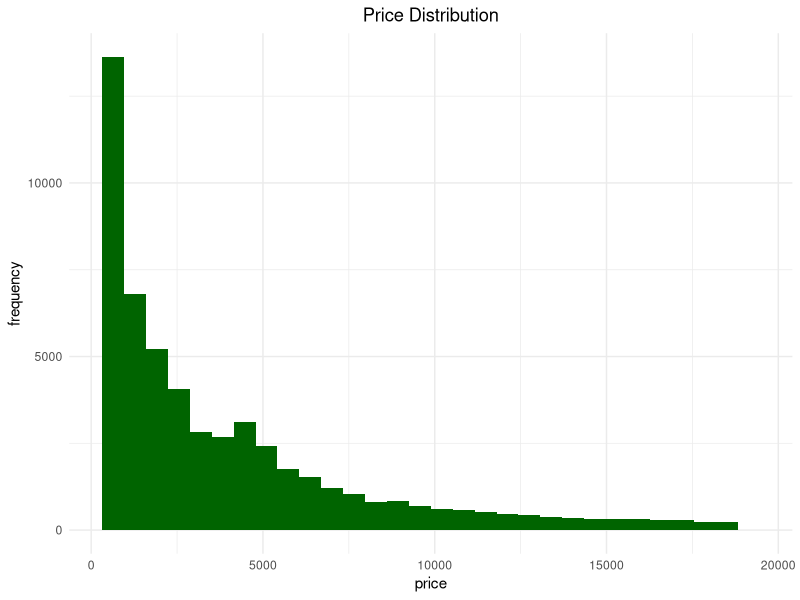
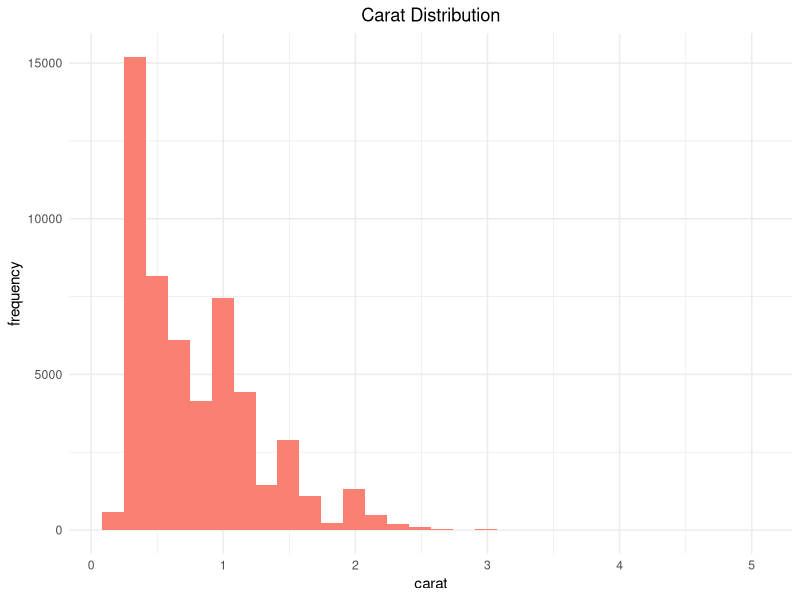
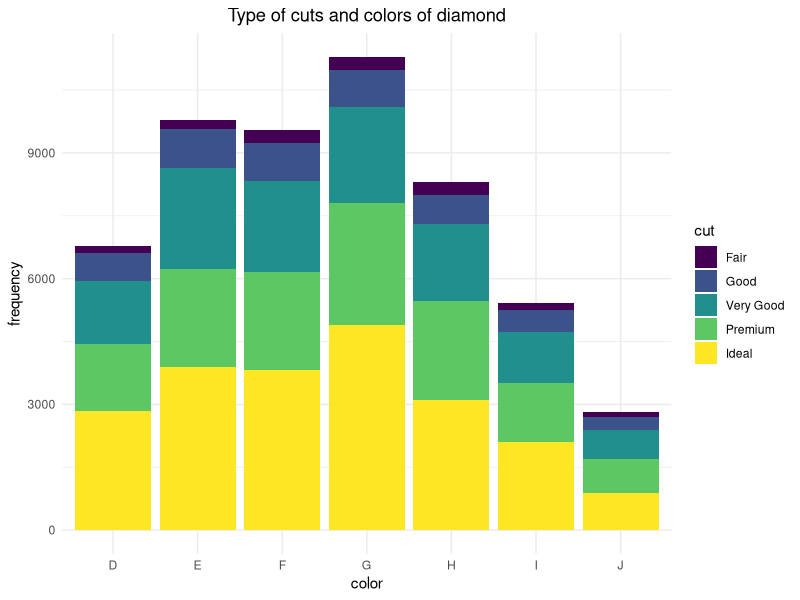
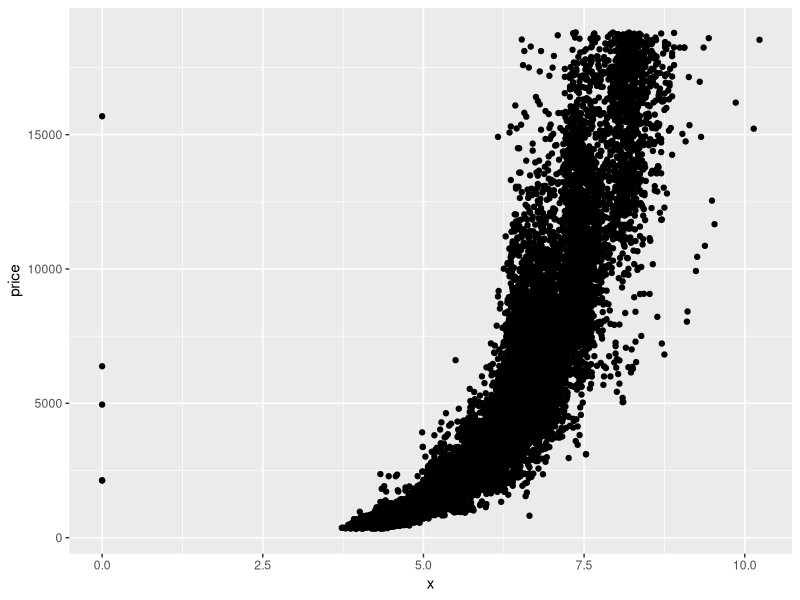
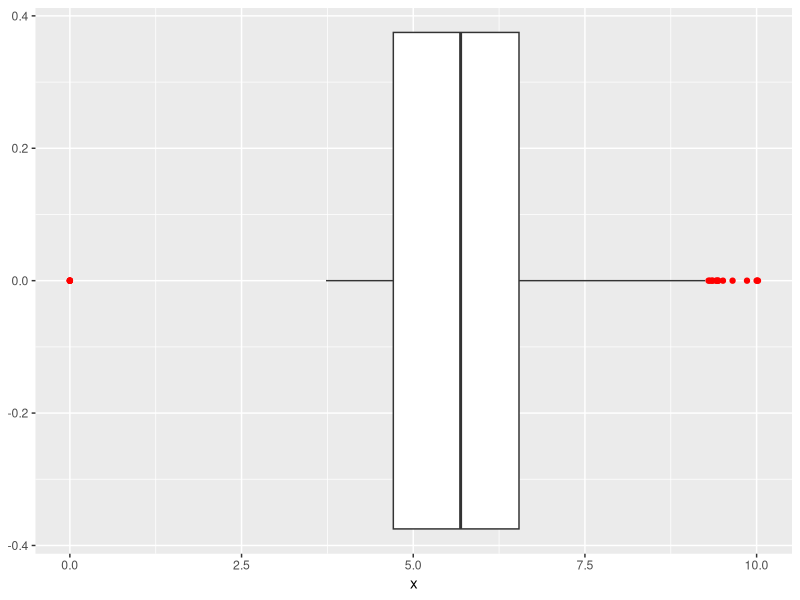
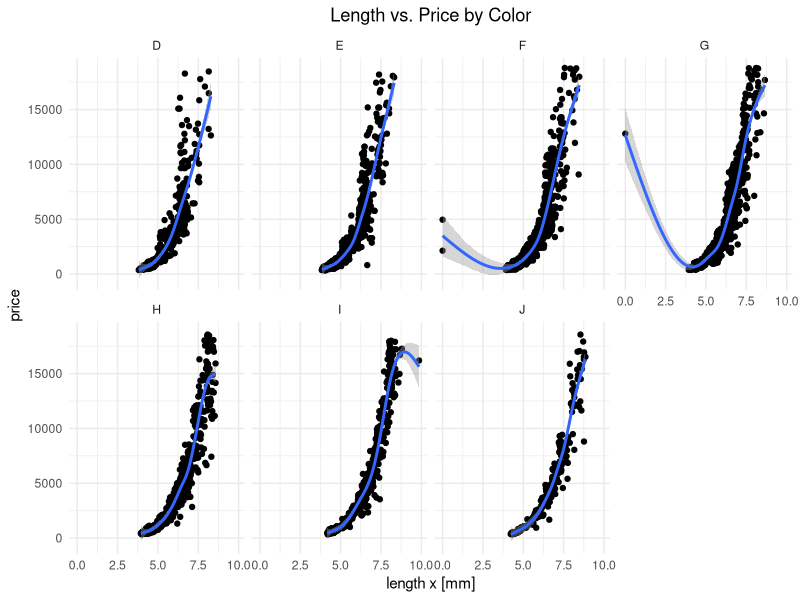

Recreate these plots in R, in order.
# Data Visualization
install.packages("ggpubr")

library(tidyverse)
library(ggpubr) # use for combine multiple graphs from ggplot

glimpse(diamonds)

# Price Dist.
ggplot(diamonds, aes(price)) +
  geom_histogram(bins=30, fill="darkgreen") +
  labs(title="Price Distribution", y="frequency")+
  theme_minimal() +
  theme(plot.title=element_text(hjust=0.5)) # align title to center

# Carat Dist.
ggplot(diamonds, aes(carat)) +
  geom_histogram(bins=30, fill="salmon") +
  labs(title="Carat Distribution", y="frequency")+
  theme_minimal() +
  theme(plot.title=element_text(hjust=0.5)) # align title to center

# Bar Chart: cutting/color of diamonds
ggplot(diamonds, aes(color, fill=cut)) +
  geom_bar() +
  labs(title="Type of cuts and colors of diamond", y="frequency") +
  theme_minimal() +
  theme(plot.title=element_text(hjust=0.5)) # align title to center


## relationship between x (length) vs. price
ggplot(diamonds %>% sample_frac(0.5), aes(x, price)) +
  geom_point()

## box plot (explore outliers in x)
ggplot(diamonds %>% sample_frac(0.5), aes(x)) +
  geom_boxplot(outlier.color="red")


# facet 
ggplot(diamonds %>% sample_n(5000), aes(x, price)) + 
  geom_point() +
  facet_wrap(~color, ncol=4) +
  labs(title="Length vs. Price by Color", x="length x [mm]") +
  geom_smooth() +
  theme_minimal() +
  theme(plot.title=element_text(hjust=0.5)) # align title to center
  
# filtering out outliers 
g1 <- ggplot(diamonds %>% filter(x>2.5) %>% sample_frac(0.5), aes(x, price)) +
  geom_point(aes(color = color), alpha=0.6) +
  theme_minimal() +
  geom_smooth(color="red") +
  xlab("length x [mm]") 

g2 <- ggplot(diamonds %>% filter(y>2 & y<11) %>% sample_frac(0.5), aes(y, price)) +
  geom_point(aes(color = color), alpha=0.6) +
  theme_minimal() +
  geom_smooth(color="green") +
  xlab("width y [mm]") 

g3<- ggplot(diamonds %>% filter(z>2 & z<9) %>% sample_frac(0.5), aes(z, price)) +
  geom_point(aes(color = color), alpha=0.6) +
  theme_minimal() +
  geom_smooth(color="blue") +
  xlab("depth z [mm]") 

# combine g1, g2, g3 
combine <- ggarrange(g1, g2, g3, nrow = 3, common.legend=TRUE, legend="right")

c2 <- annotate_figure(combine, top=text_grob("Price vs. Dimensions (mm)",
                face = "bold", size = 14))
